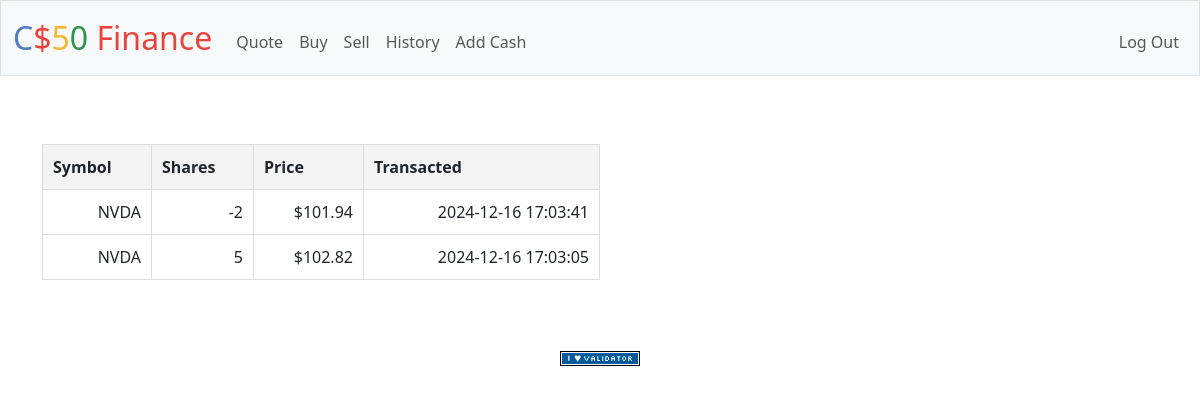
Page /history (signed in) on the committed database.
### tables this page shows
CREATE TABLE stocks (
id integer primary key,
user_id integer,
symbol text,
shares integer,
total_price numeric not null,
date_create datetime default current_timestamp,
foreign key (user_id) references users(id));

### app.py (the view)
@app.route("/history")
@login_required
def history():
    try:
        histories = db.execute('select * from stocks where user_id = ? order by date_create desc', session['user_id'])
        save = []
        for i in range(len(histories)):
            save.append({
                'symbol': histories[i]['symbol'],
                'shares': histories[i]['shares'],
                'price': usd(histories[i]['total_price']/histories[i]['shares']),
                'date': histories[i]['date_create']
            })
        return render_template('history.html', histories = save)
    except:
        return apology("Access hitory fail.")

### app.py (called while the page is built)
@app.after_request
def after_request(response):
    response.headers["Cache-Control"] = "no-cache, no-store, must-revalidate"
    response.headers["Expires"] = 0
    response.headers["Pragma"] = "no-cache"
    return response

### helpers.py (called while the page is built)
def login_required(f):
    @wraps(f)
    def decorated_function(*args, **kwargs):
        if session.get("user_id") is None:
            return redirect("/login")
        return f(*args, **kwargs)
    return decorated_function

def usd(value):
    if value == None:
        return None
    return f"${value:,.2f}"

### templates/history.html (shortened to what this page needs)
{% extends "layout.html" %}
{% block main %}
    <table>
        <thead>
            <tr>
                <th>Symbol</th>
                <th>Shares</th>
                <th>Price</th>
                <th>Transacted</th>
            </tr>
        </thead>
        <tbody>
            {% for data in histories%}
            <tr>
                <td>{{data['symbol']}}</td>
                <td>{{data['shares']}}</td>
                <td>{{data['price']}}</td>
                <td>{{data['date']}}</td>
            </tr>
            {%endfor%}
        </tbody>
    </table>
{% endblock %}

### static/styles.css (style rules this page uses)
table { width: 50%; border-collapse: collapse; margin: 20px 0; }
th, td { border: 1px solid #ddd; padding: 10px; text-align: right; }
th { background-color: #f4f4f4; text-align: left; }

### rows in the picture
stocks: symbol "NVDA", shares "-2", price "$101.94", date "2024-12-16 17:03:41"
stocks: symbol "NVDA", shares "5", price "$102.82", date "2024-12-16 17:03:05"
